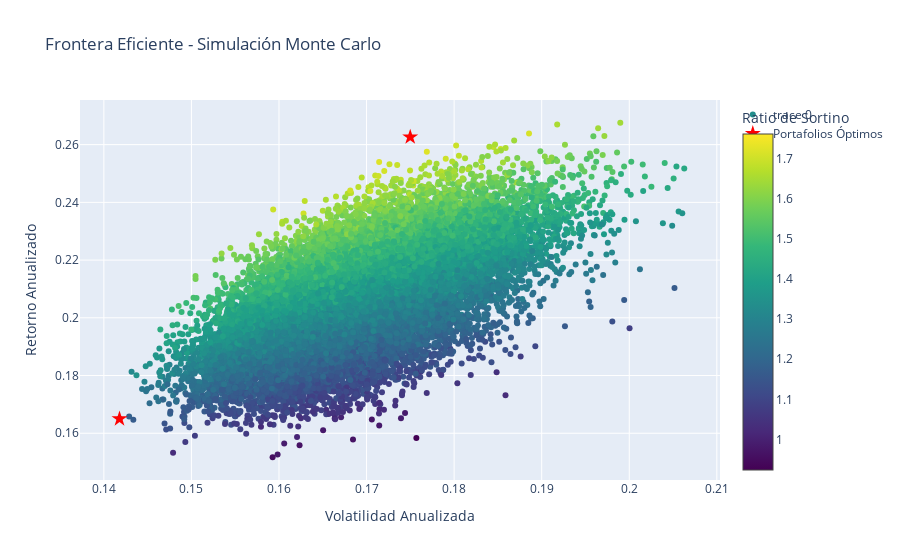

The code cell stored with this chart in its notebook:
### Markdown cell above
# Visualización de Frontera Eficiente

### Code cell
fig = go.Figure()

# Añadir todos los portafolios simulados
fig.add_trace(go.Scatter(
    x=df_simulacion['volatilidad'],
    y=df_simulacion['retorno'],
    mode='markers',
    marker=dict(
        color=df_simulacion['sortino'],
        showscale=True,
        colorscale='Viridis',
        colorbar=dict(title='Ratio de Sortino')
    ),
    text=[f"Sortino: {s:.2f}" for s in df_simulacion['sortino']] # Tooltip
))

# Marcar los portafolios óptimos
fig.add_trace(go.Scatter(
    x=[min_vol_port['volatilidad'], max_sortino_port['volatilidad']],
    y=[min_vol_port['retorno'], max_sortino_port['retorno']],
    mode='markers',
    marker=dict(color='red', size=12, symbol='star'),
    name='Portafolios Óptimos'
))

fig.update_layout(
    title='Frontera Eficiente - Simulación Monte Carlo',
    xaxis_title='Volatilidad Anualizada',
    yaxis_title='Retorno Anualizado',
    showlegend=True
)
fig.show()

### Figure 1 — Plotly figure (JSON) as saved in the notebook; plotly's stock layout.template omitted (floating-point values rounded to 4 significant figures; data arrays with more than 128 entries replaced by an {"elided": "..."} marker saying what was removed)
{"data": [{"marker": {"color": {"elided": "25000 float values"}, "colorbar": {"title": {"text": "Ratio de Sortino"}}, "colorscale": [[0, "#440154"], [0.1111, "#482878"], [0.2222, "#3e4989"], [0.3333, "#31688e"], [0.4444, "#26828e"], [0.5556, "#1f9e89"], [0.6667, "#35b779"], [0.7778, "#6ece58"], [0.8889, "#b5de2b"], [1, "#fde725"]], "showscale": true}, "mode": "markers", "text": {"elided": "25000 str values"}, "type": "scatter", "x": {"elided": "25000 float values"}, "y": {"elided": "25000 float values"}}, {"marker": {"color": "red", "size": 12, "symbol": "star"}, "mode": "markers", "name": "Portafolios Óptimos", "type": "scatter", "x": [0.1418, 0.175], "y": [0.165, 0.2626]}], "layout": {"showlegend": true, "title": {"text": "Frontera Eficiente - Simulación Monte Carlo"}, "xaxis": {"title": {"text": "Volatilidad Anualizada"}}, "yaxis": {"title": {"text": "Retorno Anualizado"}}}}
